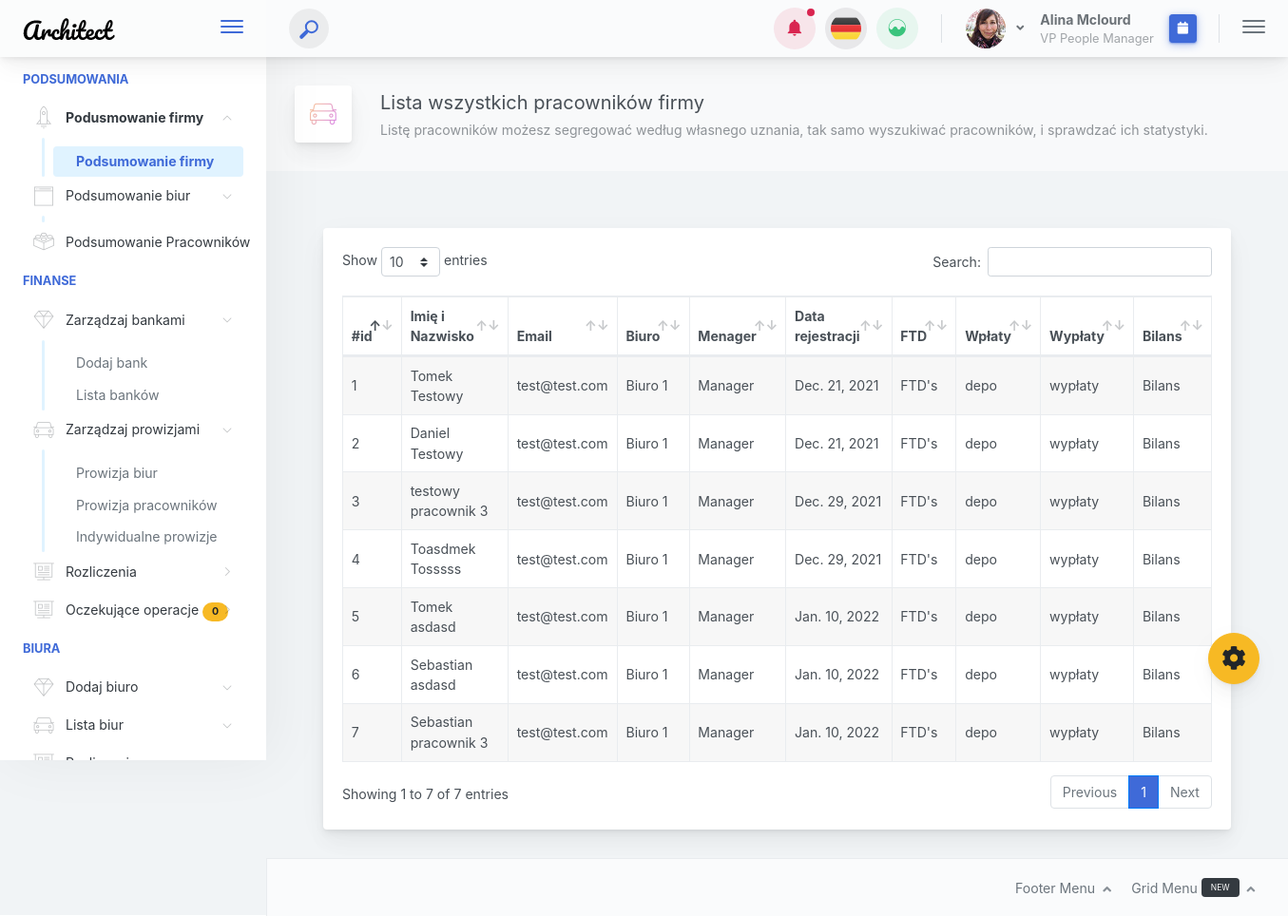
The app's page /crm/EmployeesList with its own data.
### crm/models.py (models this page shows, shortened)
class Employee(models.Model):
    class Meta:
        verbose_name = 'Employee'
        verbose_name_plural = 'Employee'
    name = models.CharField(max_length=64)
    lastname = models.CharField(max_length=64)
    phone = models.IntegerField()
    email = models.EmailField(max_length=64, null=True)
    rank = models.CharField(max_length=20)
    reg_time = models.DateField(auto_now_add=True)
    office = models.ForeignKey(Office, on_delete=models.CASCADE, related_name='employe_office')
    manager = models.ForeignKey(Menager, on_delete=models.CASCADE)

### crm/views.py (the view)
# urls.py: path('EmployeesList', views.employees_list, name='employees_list'),
def employees_list(request):
    employee = Employee.objects.all()
    menago = Menager.objects.all()
    total_wd = Operation.objects.filter(status_id=5).filter(type_id=3).aggregate(Sum('cash')).get('cash__sum')
    total_depo = Operation.objects.filter(status_id=5).aggregate(Sum('cash')).get('cash__sum') - total_wd
    total_balance = Operation.objects.filter(status_id=5).aggregate(Sum('cash')).get('cash__sum') - (2 * total_wd)
    context = {
        'employee': employee,
        'total_depo': total_depo,
        'total_wd': total_wd,
        'total_balance': total_balance,
        'menago': menago,
    }
    return render(request, 'employee_list.html', context)

### crm/templatetags/extra_tags.py (called while the page is built)
@register.simple_tag
def pending_aproved():
    return Operation.objects.filter(status_id=1).count()

### templates/employee_list.html (shortened to what this page needs)
{%  extends 'masterpage.html' %}
{% load static %}
{% block mainblock %}
    <div class="app-page-title">
                        <div class="page-title-wrapper">
                            <div class="page-title-heading">
                                <div class="page-title-icon">
                                    <i class="pe-7s-car icon-gradient bg-mean-fruit"></i>
                                </div>
                                <div>Lista wszystkich pracowników firmy
                                    <div class="page-title-subheading">Listę pracowników możesz segregować według własnego uznania, tak samo wyszukiwać pracowników, i sprawdzać ich statystyki.
                                    </div>
                                </div>
                            </div>
                        </div>
    </div>
<div class="app-main__inner">
    <div class="main-card mb-3 card">
                        <div class="card-body">
                            <table style="width: 100%;" id="example" class="table table-hover table-striped table-bordered">
                                <thead>
                                <tr>
                                    <th>#id</th>
                                    <th>Imię i Nazwisko</th>
                                    <th>Email</th>
                                    <th>Biuro</th>
                                    <th>Menager</th>
                                    <th>Data rejestracji</th>
                                    <th>FTD</th>
                                    <th>Wpłaty</th>
                                    <th>Wypłaty</th>
                                    <th>Bilans</th>
                                </tr>
                                </thead>
                                <tbody>
                                {%  for c in employee %}
                                <tr>
                                    <td>{{ c.id }}</td>
                                    <td>{{ c.name }} {{ c.lastname }}</td>
                                    <td>{{ c.email }}</td>
                                    <td>Biuro 1</td>
                                    <td>Manager</td>
                                    <td>{{ c.reg_time }}</td>
                                    <td>FTD's</td>
                                    <td>depo</td>
                                    <td>wypłaty</td>
                                    <td>Bilans</td>
                                    {% endfor %}
                                </tr>
                                </tbody>
                            </table>
                        </div>
                    </div>
                </div>
{% endblock %}

### records on screen
Employee: id "1", name "Tomek", lastname "Testowy", email "test@test.com", reg_time "Dec. 21, 2021"
Employee: id "2", name "Daniel", lastname "Testowy", email "test@test.com", reg_time "Dec. 21, 2021"
Employee: id "3", name "testowy", lastname "pracownik 3", email "test@test.com", reg_time "Dec. 29, 2021"
Employee: id "4", name "Toasdmek", lastname "Tosssss", email "test@test.com", reg_time "Dec. 29, 2021"
Employee: id "5", name "Tomek", lastname "asdasd", email "test@test.com", reg_time "Jan. 10, 2022"
Employee: id "6", name "Sebastian", lastname "asdasd", email "test@test.com", reg_time "Jan. 10, 2022"
Employee: id "7", name "Sebastian", lastname "pracownik 3", email "test@test.com", reg_time "Jan. 10, 2022"
